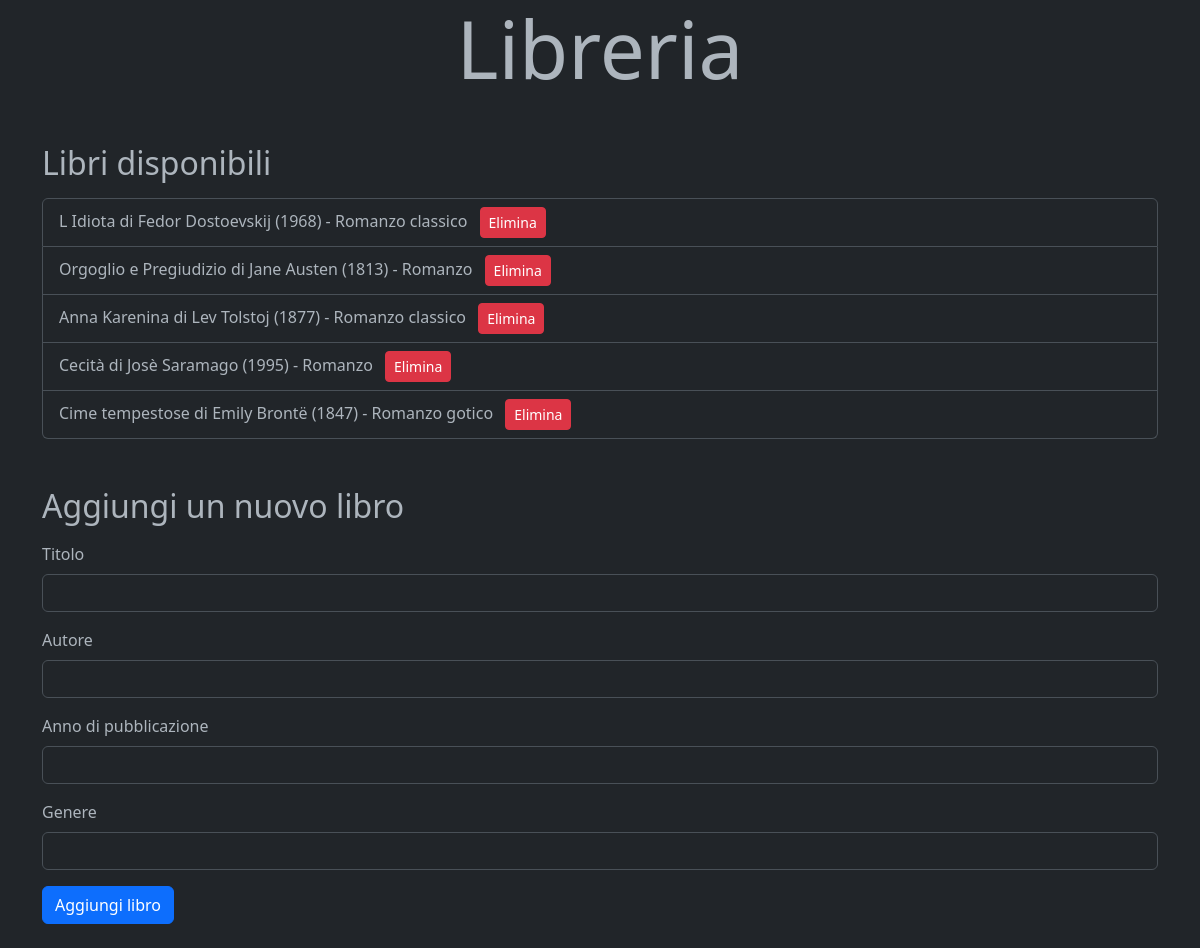
The page / on the database its author committed.
### tables this page shows
CREATE TABLE `libri` (
  `id` int(11) NOT NULL,
  `titolo` varchar(255) NOT NULL,
  `autore` varchar(255) NOT NULL,
  `anno_pubblicazione` int(11) NOT NULL,
  `genere` varchar(100) NOT NULL
);

### index.php (the view, shortened to what this page needs)
<?php
    $hostname = 'localhost';
    $username = 'root';
    $password = '';
    $database = 'gestione_libreria';
    $conn = mysqli_connect($hostname, $username, $password, $database);
    $sql = "SELECT * FROM libri";
    $result = mysqli_query($conn, $sql);
?>
<!DOCTYPE html>
<html lang="en" data-bs-theme="dark">
<head>
    <link href="https://cdn.jsdelivr.net/npm/bootstrap@5.3.0-alpha1/dist/css/bootstrap.min.css" rel="stylesheet">
</head>
<body>
    <div class="container">
        <h1 class="text-center display-1 mb-5">Libreria</h1>
        <h2 class="mb-3">Libri disponibili</h2>
        <ul class="list-group mb-5">
            <?php
            while ($row = mysqli_fetch_assoc($result)) {
                echo "<li class='list-group-item'>
                        {$row['titolo']} di {$row['autore']} ({$row['anno_pubblicazione']}) - {$row['genere']}
                        <form action='elimina_libro.php' method='post' style='display: inline;'>
                            <input type='hidden' name='id' value='{$row['id']}'>
                            <button type='submit' class='btn btn-danger btn-sm ms-2'>Elimina</button>
                        </form>
                      </li>";
            }
            ?>
        </ul>
        <h2 class="mb-3">Aggiungi un nuovo libro</h2>
        <form action="aggiungi_libro.php" method="post" class="mb-4">
            <div class="mb-3">
                <label for="titolo" class="form-label">Titolo</label>
                <input type="text" class="form-control" id="titolo" name="titolo" required>
            </div>
            <div class="mb-3">
                <label for="autore" class="form-label">Autore</label>
                <input type="text" class="form-control" id="autore" name="autore" required>
            </div>
            <div class="mb-3">
                <label for="anno" class="form-label">Anno di pubblicazione</label>
                <input type="number" class="form-control" id="anno" name="anno" required>
            </div>
            <div class="mb-3">
                <label for="genere" class="form-label">Genere</label>
                <input type="text" class="form-control" id="genere" name="genere" required>
            </div>
            <button type="submit" class="btn btn-primary">Aggiungi libro</button>
        </form>
    </div>
</body>
</html>

### rows shown on the page
libri: titolo "L Idiota", autore "Fedor Dostoevskij", anno_pubblicazione "1968", genere "Romanzo classico"
libri: titolo "Orgoglio e Pregiudizio", autore "Jane Austen", anno_pubblicazione "1813", genere "Romanzo"
libri: titolo "Anna Karenina", autore "Lev Tolstoj", anno_pubblicazione "1877", genere "Romanzo classico"
libri: titolo "Cecità", autore "Josè Saramago", anno_pubblicazione "1995", genere "Romanzo"
libri: titolo "Cime tempestose", autore "Emily Brontë", anno_pubblicazione "1847", genere "Romanzo gotico"
